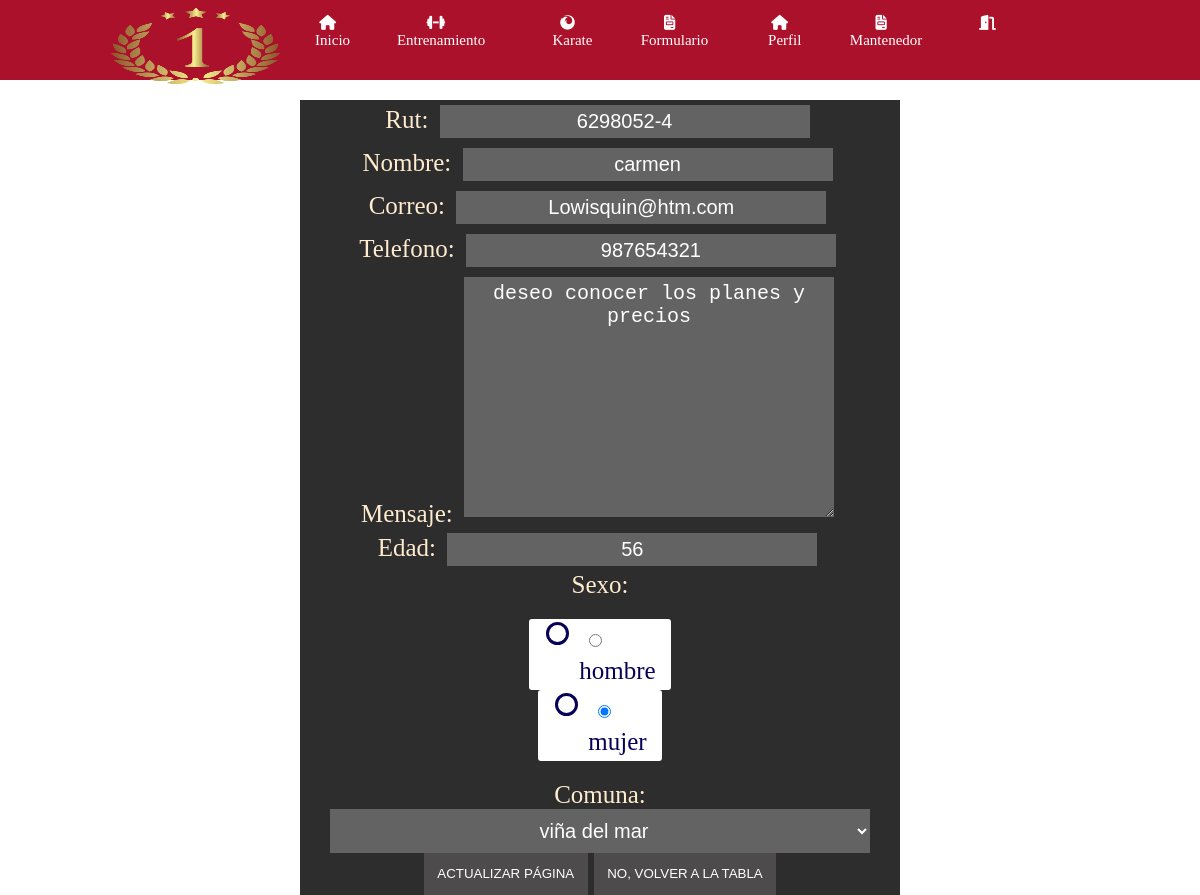
The page /update/7/ (signed in) on the database its author committed.
### inicio/models.py (models this page shows, shortened)
class Formulario(models.Model):
    rut = models.CharField(max_length=200,unique=True)
    nombre = models.CharField(max_length=200)
    correo = models.CharField(max_length=200)
    telefono = models.CharField(max_length=200)
    mensaje = models.CharField(max_length=200)
    edad = models.CharField(max_length=200,null=True)
    sexo = models.CharField(max_length=200,null=True)
    comuna = models.CharField(max_length=200,null=True)
    created_date = models.DateTimeField(
        default=timezone.now)
    published_date = models.DateTimeField(
        blank=True, null=True)

### inicio/views.py (the view, shortened to what this page needs)
# urls.py: path('update/<int:pk>/', views.PageUpdate.as_view(),name='update'),
class PageUpdate(PermissionRequiredMixin, LogoutIfNotStaffMixin, UpdateView):
    model = Formulario
    form_class = FormularioForm
    template_name_suffix = '_update_form'
    permission_required = 'is_staff'

### inicio/views.py (called while the page is built)
    def dispatch(self, request, *args, **kwargs):
        if not request.user.is_staff:
            logout(request)
            return self.handle_no_permission()
        return super(LogoutIfNotStaffMixin, self).dispatch(request, *args, **kwargs)

### inicio/templates/inicio/formulario_update_form.html (shortened to what this page needs)
{% extends 'inicio/base.html' %} {% load static %} {% block title %}Actualizar página{% endblock %} {% block content %}
<main role="main">
    <div class="update-delet">
        <div class="row mt-3 mb-5">
            <div class="col-md-9 mx-auto">
                <div>
                    <form action="" class="update-info" method="post">{% csrf_token %} {{ form.as_p }}
                        <div>
                            <input type="submit" class="button-update" class="btn btn-primary btn-block" value="Actualizar página" />
                            <a href="{% url 'Formulario-Lista' %}"><input type="button" class="button-delete" class="btn btn-primary btn-block" value="No, Volver a la tabla" /></a>
                        </div>
                    </form>
                </div>
            </div>
        </div>
    </div>
</main>
{% endblock %}

### inicio/static/inicio/css/Style.css (style rules this page uses)
* { margin: 0; padding: 0; --border: 1px solid black; }
div ul li { list-style: none; }
.radio-button { margin: 10px; padding: 10px; }
form input[type="radio"] { display: none; }
form .classs input[type="radio"] { display: block; }
form .radio-button label { color: rgb(6, 0, 88); background: white; padding: 5px 15px 5px 50px; display: inline-block; position: relative; font-size: 1em; border-radius: 3px; cursor: pointer; transition: all 0.3s ease; }
form .radio-button label:before { content: ""; width: 17px; height: 17px; display: inline-block; background: none; border: 3px solid rgb(6, 0, 88); border-radius: 50%; position: absolute; left: 17px; top: 3px; }
.update-delet { margin: 0; padding: 0; position: relative; left: 25%; top: 100px; width: 50%; text-align: center; background-color: rgb(77, 75, 75); color: white; font-size: 25px; }
.button-update, .button-delete { background: rgb(77, 75, 75); border: 0; text-transform: uppercase; padding: 1em; color: white; }
.update-info { background: rgb(45, 45, 46); color: blanchedalmond; }
.clas { margin: 0; padding: 10px; width: 90%; font-size: 20px; background: rgb(99, 99, 99); color: white; border: none; text-align: center; }
.form-control { width: 60%; padding: 5px; margin: 5px; }
html { overflow-x: hidden; }

### rows shown on the page
Formulario: rut "6298052-4", nombre "carmen", correo "Lowisquin@htm.com", telefono "987654321", mensaje "deseo conocer los planes y precios", edad "56", sexo "☐ Sexo: ☑ mujer", comuna "viña del mar"
